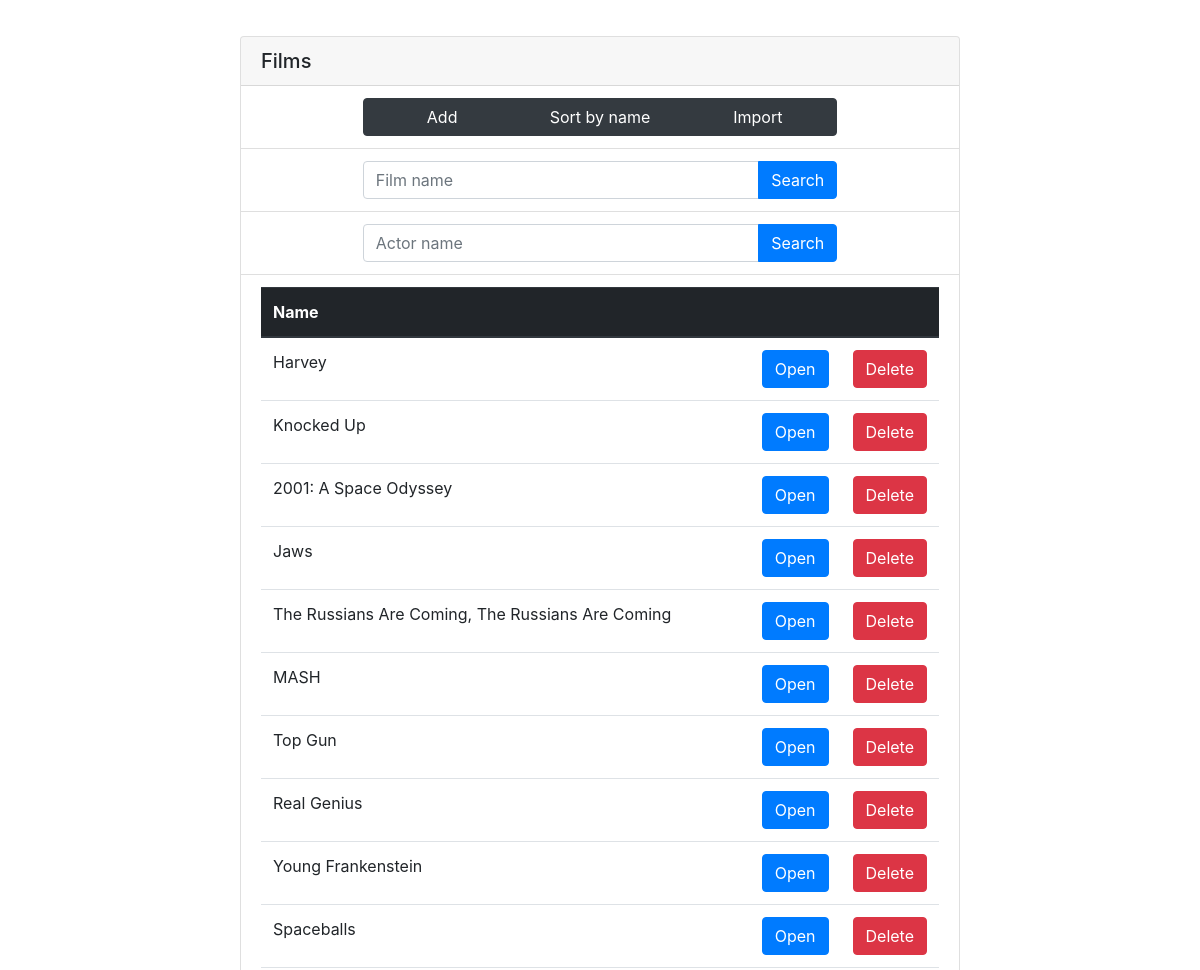
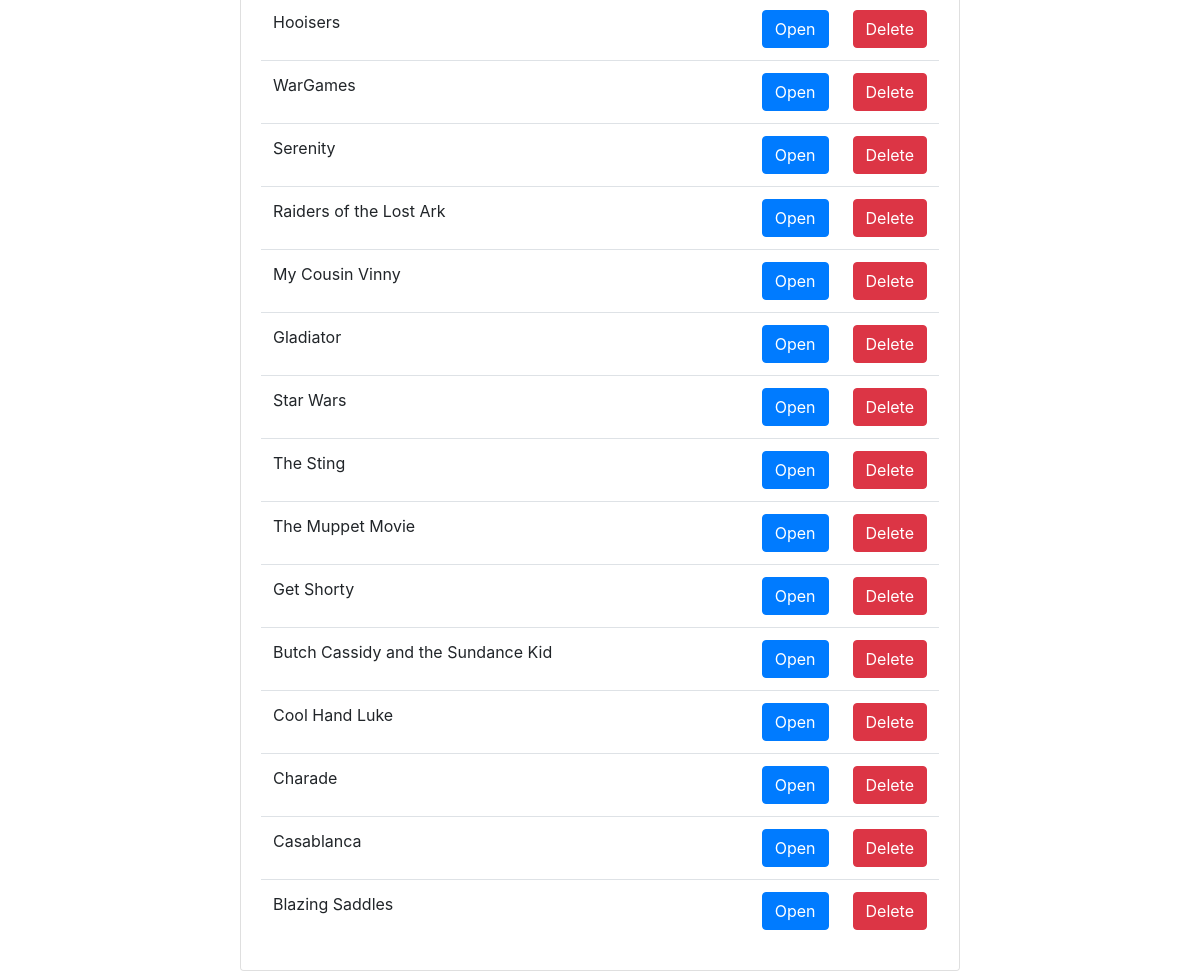
The page / on the database its author committed (2 pictures, top to bottom).
### tables this page shows
CREATE TABLE `Films` (
  `id` int(255) NOT NULL,
  `name` varchar(255) NOT NULL,
  `year` int(4) NOT NULL,
  `format` varchar(30) NOT NULL
);

### application/controllers/MainController.php (called while the page is built, shortened)
<?php
	class MainController extends Controller
	{
		public function indexAction()
		{
			$result=$this->model->getFilms();
			$this->params = [
				'films' => $result,
			];
			$this->view->render('Main page',$this->params);
		}
	}

### index.php (called while the page is built, shortened)
<?php
spl_autoload_register(function($class){
	$path = str_replace('\\', '/', $class.'.php');
});
$router = new Router;
$router->run();

### application/lib/Db.php (called while the page is built, shortened)
<?php
	class Db
	{
		protected $db;
		function __construct()
		{
			$config = require 'application/config/db.php';
			$this->db = new PDO('mysql:host='.$config['host'].';dbname='.$config['name'], $config['user'], $config['password']);
		}
		public function queryAction($sql, $params = [])
		{
			$smpt= $this->db->prepare($sql);
			$smpt->execute();
			return $smpt->fetchAll(PDO::FETCH_ASSOC);
		}
	}

### application/config/db.php (called while the page is built)
<?php
	return [
		'host' =>'localhost',
		'name' =>'link6596',
		'password' =>'Qwerty12345',
		'user' =>'testTaskUser',
	];

### application/models/Main.php (called while the page is built, shortened)
<?php
	class Main extends Model {
		public function getFilms()
		{
			return $this->db->queryAction("SELECT `id`,`name` FROM `Films`");
		}
	}

### application/core/Controller.php (called while the page is built, shortened)
<?php
	abstract class Controller
	{
		function __construct($route)
		{
			$this->model = $this->loadModel($route['controller']);
		}
		private  function loadModel($name)
		{
			$path ='application\models\\'.ucfirst($name);
			if(class_exists($path)) {
				return new $path;
			}
		}
	}

### application/core/Model.php (called while the page is built, shortened)
<?php
	abstract class Model
	{
		function __construct()
		{
			$this->db = new Db;
		}
	}

### application/views/index.php (the view)
<div class="index card">
	<h5 class="card-header">Films</h5>
  	<ul class="list-group list-group-flush">
	    <li class="list-group-item">
			<div class="btn-group" role="group">
				<input name="add" class="btn btn-dark" data-toggle="tooltip" title="Press to add new film" type="submit" value="Add">
				<input name="sort" class="btn btn-dark" data-toggle="tooltip" title="Press to sort films  by name" type="submit" value="Sort by name">
				<input name="import" class="btn btn-dark" data-toggle="tooltip" title="Press to import films from text file" type="submit" value="Import">
			</div>
	    </li>
	    <li class="list-group-item">
	    	<div class="input-group">
	  			<input type="text" name="name_search_value" id="name_search_value" class="form-control" placeholder="Film name">
	 			<div class="input-group-append">
					<input name="name_search" class="btn btn-primary" type="submit" value="Search">
				</div>
			</div>
	    </li>
	    <li class="list-group-item">
	    	<div class="input-group">
	  			<input type="text" name="actor_search_value" id="actor_search_value"  class="form-control" placeholder="Actor name">
	 			<div class="input-group-append">
					<input name="actor_search" class="btn btn-primary" type="submit" value="Search">
				</div>
			</div>
	    </li>
	    <li class="list-group-item">
	    	<table class="table">
	 			<thead class="thead-dark">
	    			<tr>
				     	<th scope="col">Name</th>
				     	<th scope="col"></th>
				     	<th scope="col"></th>
			    	</tr>
	  			</thead>
				<tbody>
					<?php foreach ($films as $val): ?>
						<tr>
				     		<td id='film'><? echo $val['name']?></td>
				     		<td class="td-btn"><input type="submit" name= "open_<? echo $val['id']?>" class="btn btn-primary" value="Open"></td>
				     		<td class="td-btn"><input type="submit" name= "delete_<? echo $val['id']?>" class="btn btn-danger" value="Delete"></td>
			    		</tr>
					<?php endforeach?>
	  			</tbody>
			</table>
	    </li>
	</ul>
</div>

### application/core/Router.php (shortened to what this page needs)
<?php
	class  Router
	{
		protected $routes = [];
		protected $params = [];
		function __construct() {
			$arr = require 'application/config/routes.php';
			foreach ($arr as $key => $val)
			{
				if ($key=='films') {
					$this->routes['#^'.$key.'/\d*$#']=$val;
				}
				else {
					$this->routes['#^'.$key.'$#']=$val;
				}
			}
		}
		public function run()
		{
			if($this->match()){
				$path = 'application\controllers\\'.ucfirst($this->params['controller']).'Controller';
				if(class_exists($path))
				{
					$action = $this->params['action'].'Action';
					if(method_exists($path, $action))
					{
						$controller = new $path($this->params);
						if($this->params['action']=='show') {
							$controller->$action(array_pop(explode("/", $_SERVER['REQUEST_URI'])));
						}
						else {
							$controller->$action();
						}
					}
					else {
						View::errorCode(404);
					}
				}
				else {
					View::errorCode(404);
				}
			}
			else {
				View::errorCode(404);
			}
		}
		public function match()
		{
			foreach ($this->routes as $route => $params) {
				if(preg_match($route, trim($_SERVER['REQUEST_URI'],'/'), $matches))
				{
					$this->params = $params;
					return true;
				}
			}
			return false;
		}
	}

### application/core/View.php (shortened to what this page needs)
<?php
	 class View
	{
		protected $path;
		protected $layout = 'default.php';
		function __construct($route)
		{
			$this->path = 'application/views/'.$route['action'].'.php';
		}
		public function render($title, $vars = [])
		{
			if(file_exists($this->path))
			{
				require $this->path;
				$content = ob_get_clean();
				require 'application/views/layouts/'.$this->layout;
			} else{
				echo 'View not found';
			}
		}
	}

### application/views/layouts/default.php (shortened to what this page needs)
<!DOCTYPE html>
<html>
<head>
	<link rel="stylesheet" href="https://stackpath.bootstrapcdn.com/bootstrap/4.1.2/css/bootstrap.min.css">
	<link rel="stylesheet" type="text/css" href="/public/styles/style.css">
</head>
<body>
	<form method="post" enctype="multipart/form-data">
		<?php echo $content;?>
	</form>
</body>
</html>

### public/styles/style.css (style rules this page uses)
.card { position: relative; left: 50%; margin-top: 3%; }
.index { width: 60%; margin-left: -30%; }
.index .td-btn { width: 10%; }
th ,td { text-align: left; padding-left: 10rem; }
.input-group, .btn-group { position: relative; left: 50%; margin-left: -35%; width: 70%; }
.btn-group .btn { width: 35%; }
thead tr { border-radius: 50%; }

### rows shown on the page
films: name "Harvey"
films: name "Knocked Up"
films: name "2001: A Space Odyssey"
films: name "Jaws"
films: name "The Russians Are Coming, The Russians Are Coming"
films: name "MASH"
films: name "Top Gun"
films: name "Real Genius"
films: name "Young Frankenstein"
films: name "Spaceballs"
films: name "Hooisers"
films: name "WarGames"
films: name "Serenity"
films: name "Raiders of the Lost Ark"
films: name "My Cousin Vinny"
films: name "Gladiator"
films: name "Star Wars"
films: name "The Sting"
films: name "The Muppet Movie"
films: name "Get Shorty"
films: name "Butch Cassidy and the Sundance Kid"
films: name "Cool Hand Luke"
films: name "Charade"
films: name "Casablanca"
films: name "Blazing Saddles"
